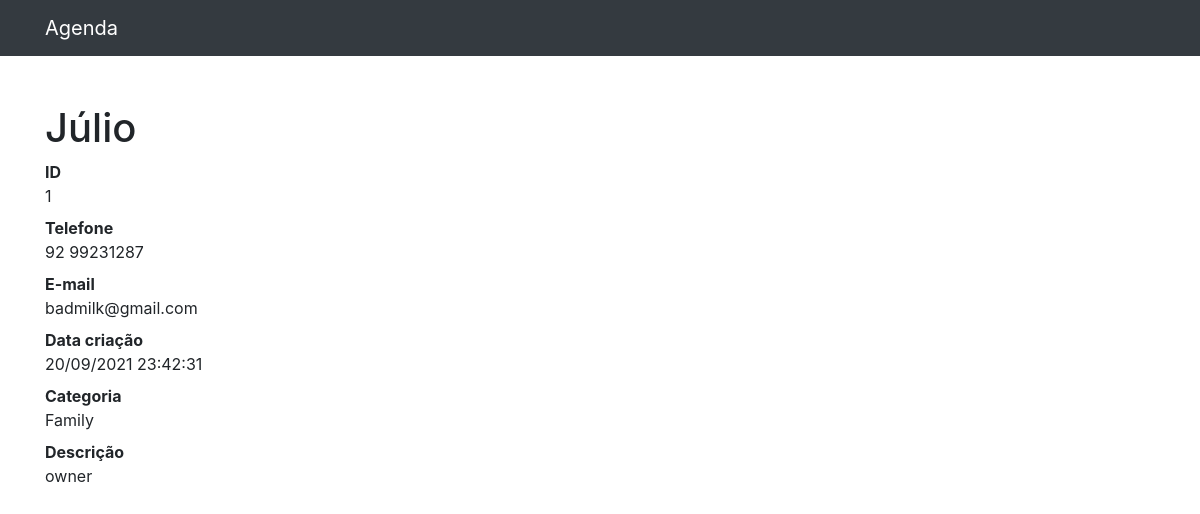
/1, run on an earlier commit of the app's database.
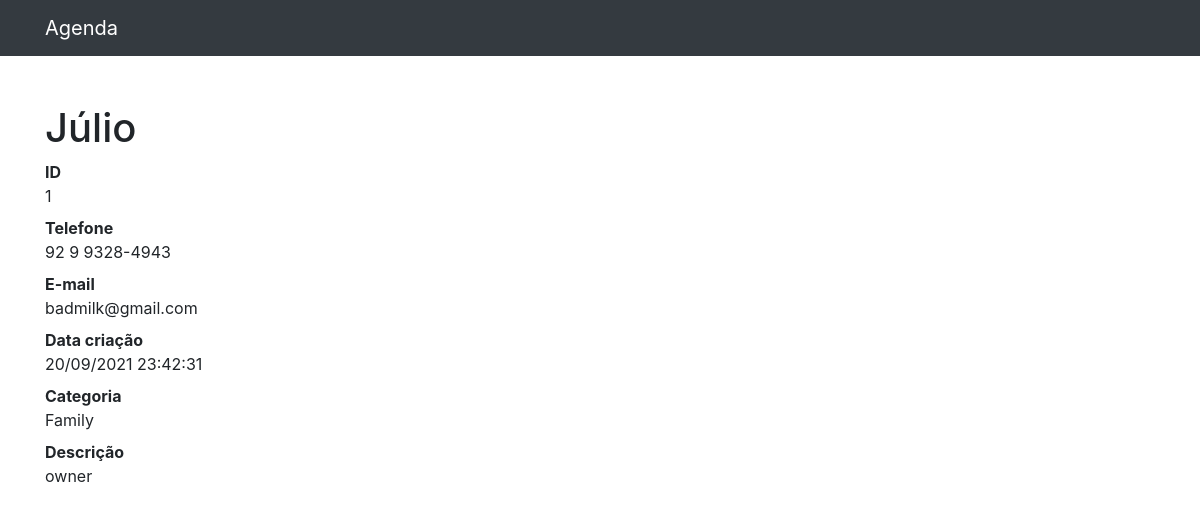
And on a later commit of the database.
### contatos/models.py (models this page shows, shortened)
class Contact(models.Model):
    name = models.CharField(max_length=255)
    surname = models.CharField(max_length=255, blank=True)
    phone = models.CharField(max_length=255)
    email = models.CharField(max_length=255, blank=True)
    create_date = models.DateTimeField(default=timezone.now())
    description = models.TextField(blank=True)
    category = models.ForeignKey(Category, on_delete=models.DO_NOTHING)
    show = models.BooleanField(default=True)

class Category(models.Model):
    name = models.CharField(max_length=255)
    def __str__(self):
        return self.name

### contatos/views.py (the view)
# urls.py: path('<int:contact_id>', views.search_contact, name="search_contact"),
def search_contact(request, contact_id):
    contact = get_object_or_404(Contact, id=contact_id)
    return render(request, 'contatos/search_contact.html', {
        'contact': contact
    })

### contatos/templates/contatos/search_contact.html (shortened to what this page needs)
{% load static %}
<!DOCTYPE html>
<html lang="pt">
<head>
  <link href="{% static 'vendor/bootstrap/css/bootstrap.min.css' %}" rel="stylesheet">
</head>
<body>
  <nav class="navbar navbar-expand-lg navbar-dark bg-dark static-top">
    <div class="container">
      <a class="navbar-brand" href="/">Agenda</a>
    </div>
  </nav>
  <div class="container">
    <div class="row">
      <div class="col-lg-12">
        <h1 class="mt-5">{{ contact.name }}</h1>
        <dl>
          <dt>ID</dt>
          <dd>{{ contact.id }}</dd>
          <dt>Telefone</dt>
          <dd>{{ contact.phone }}</dd>
          <dt>E-mail</dt>
          <dd>{{ contact.email }}</dd>
          <dt>Data criação</dt>
          <dd>{{ contact.create_date|date:'d/m/Y H:i:s' }}</dd>
          <dt>Categoria</dt>
          <dd>{{ contact.category }}</dd>
          <dt>Descrição</dt>
          <dd>
            {{ contact.description }}
          </dd>
        </dl>
      </div>
    </div>
  </div>
</body>
</html>

What changed in the data, as far as the page shows it:
changed Contact "Júlio": phone "92 99231287" → "92 9 9328-4943"
